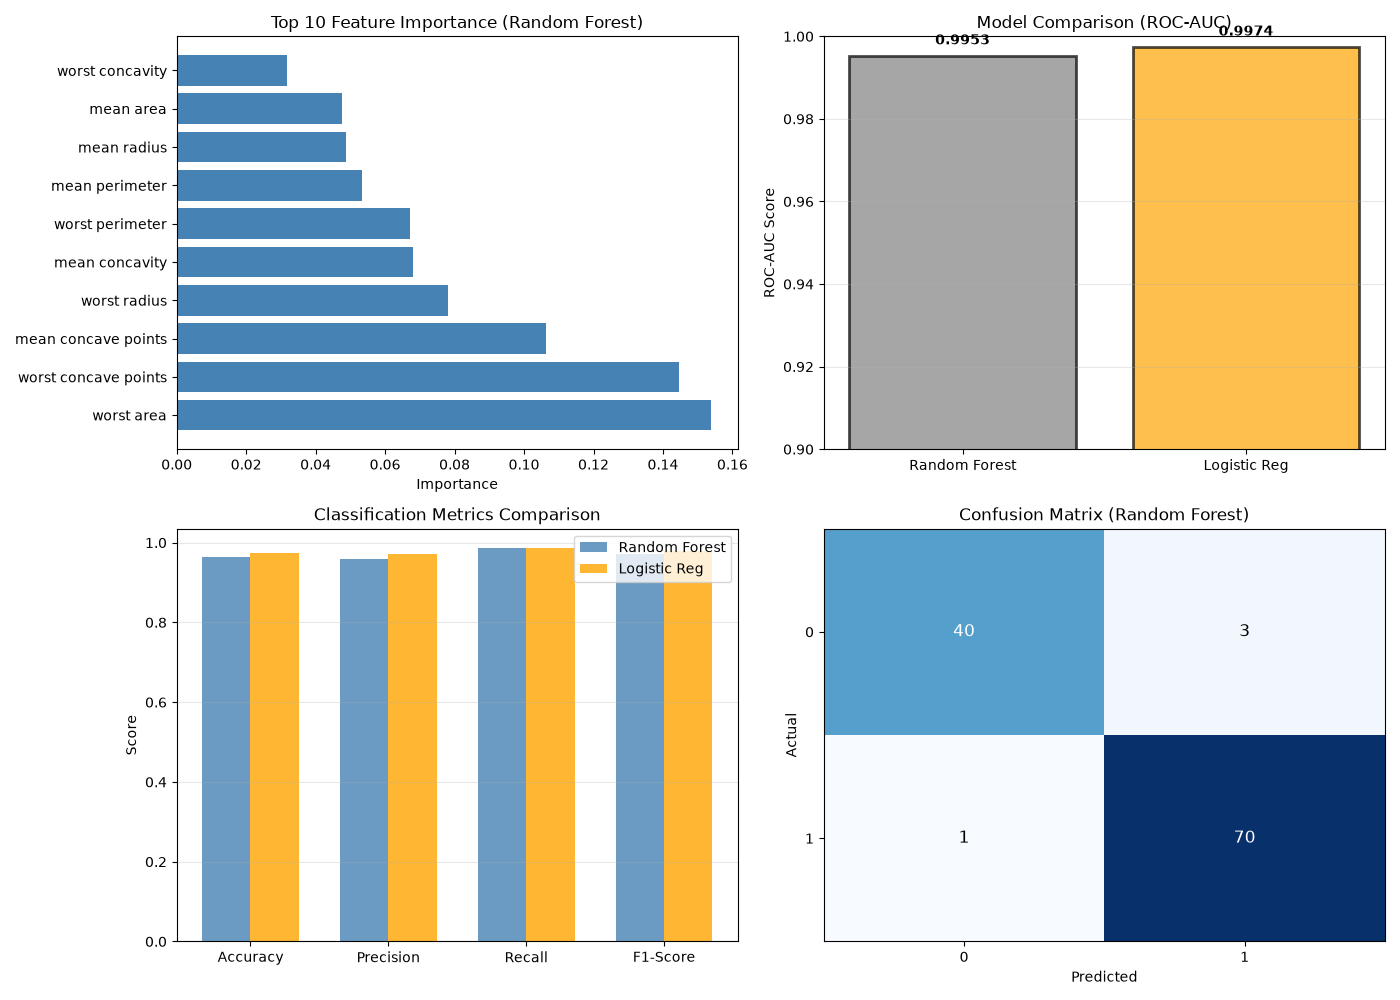

This chart was generated by the following Python code:
import numpy as np
import matplotlib.pyplot as plt
from sklearn.datasets import load_breast_cancer
from sklearn.model_selection import train_test_split
from sklearn.ensemble import RandomForestClassifier
from sklearn.linear_model import LogisticRegression as LR_sklearn
from sklearn.metrics import confusion_matrix, roc_auc_score, accuracy_score, precision_score, recall_score, f1_score

print("="*60)
print("WEEK 5 - ENSEMBLE METHODS: RANDOM FOREST")
print("="*60)

cancer = load_breast_cancer()
X = cancer.data
y = cancer.target

X = (X - X.mean(axis=0)) / X.std(axis=0)

print(f"\n1️⃣ DATASET:")
print(f"  Shape X: {X.shape} (30 features)")
print(f"  Malignant: {sum(y==0)}, Benign: {sum(y==1)}")

X_train, X_test, y_train, y_test = train_test_split(X, y, test_size=0.2, random_state=42)

print(f"\n2️⃣ TRAINING MODELLI...")

print(f"  Training Random Forest (100 alberi)...")
rf = RandomForestClassifier(n_estimators=100, random_state=42, max_depth=10)
rf.fit(X_train, y_train)

print(f"  Training Logistic Regression...")
lr = LR_sklearn(max_iter=10000, random_state=42)
lr.fit(X_train, y_train)

print(f"\n3️⃣ VALUTAZIONE:")

rf_pred = rf.predict(X_test)
rf_pred_proba = rf.predict_proba(X_test)[:, 1]
rf_auc = roc_auc_score(y_test, rf_pred_proba)
rf_acc = accuracy_score(y_test, rf_pred)
rf_prec = precision_score(y_test, rf_pred)
rf_rec = recall_score(y_test, rf_pred)
rf_f1 = f1_score(y_test, rf_pred)

lr_pred = lr.predict(X_test)
lr_pred_proba = lr.predict_proba(X_test)[:, 1]
lr_auc = roc_auc_score(y_test, lr_pred_proba)
lr_acc = accuracy_score(y_test, lr_pred)
lr_prec = precision_score(y_test, lr_pred)
lr_rec = recall_score(y_test, lr_pred)
lr_f1 = f1_score(y_test, lr_pred)

print(f"\n  RANDOM FOREST:")
print(f"    ROC-AUC: {rf_auc:.4f}")
print(f"    Accuracy: {rf_acc:.4f}")
print(f"    Precision: {rf_prec:.4f}")
print(f"    Recall: {rf_rec:.4f}")
print(f"    F1-Score: {rf_f1:.4f}")

print(f"\n  LOGISTIC REGRESSION:")
print(f"    ROC-AUC: {lr_auc:.4f}")
print(f"    Accuracy: {lr_acc:.4f}")
print(f"    Precision: {lr_prec:.4f}")
print(f"    Recall: {lr_rec:.4f}")
print(f"    F1-Score: {lr_f1:.4f}")

print(f"\n  VINCITORE: {'Random Forest' if rf_auc > lr_auc else 'Logistic Regression'} (+{abs(rf_auc-lr_auc):.4f} AUC)")

feature_importance = rf.feature_importances_
top_features_idx = np.argsort(feature_importance)[-10:]
top_features_names = [cancer.feature_names[i] for i in top_features_idx]
top_features_values = feature_importance[top_features_idx]

print(f"\n4️⃣ TOP 10 FEATURE IMPORTANCE:")
for name, value in zip(top_features_names, top_features_values):
    print(f"  {name}: {value:.4f}")

print(f"\n📊 CREANDO GRAFICI...")
fig, axes = plt.subplots(2, 2, figsize=(14, 10))

axes[0, 0].barh(range(len(top_features_names)), top_features_values, color='steelblue')
axes[0, 0].set_yticks(range(len(top_features_names)))
axes[0, 0].set_yticklabels(top_features_names)
axes[0, 0].set_xlabel('Importance')
axes[0, 0].set_title('Top 10 Feature Importance (Random Forest)')
axes[0, 0].invert_yaxis()

models = ['Random Forest', 'Logistic Reg']
scores = [rf_auc, lr_auc]
colors = ['green' if rf_auc > lr_auc else 'gray', 'orange' if lr_auc > rf_auc else 'gray']
axes[0, 1].bar(models, scores, color=colors, alpha=0.7, edgecolor='black', linewidth=2)
axes[0, 1].set_ylabel('ROC-AUC Score')
axes[0, 1].set_title('Model Comparison (ROC-AUC)')
axes[0, 1].set_ylim([0.9, 1.0])
for i, v in enumerate(scores):
    axes[0, 1].text(i, v + 0.002, f'{v:.4f}', ha='center', va='bottom', fontweight='bold')
axes[0, 1].grid(True, alpha=0.3, axis='y')

metrics = ['Accuracy', 'Precision', 'Recall', 'F1-Score']
rf_metrics = [rf_acc, rf_prec, rf_rec, rf_f1]
lr_metrics = [lr_acc, lr_prec, lr_rec, lr_f1]

x = np.arange(len(metrics))
width = 0.35

axes[1, 0].bar(x - width/2, rf_metrics, width, label='Random Forest', color='steelblue', alpha=0.8)
axes[1, 0].bar(x + width/2, lr_metrics, width, label='Logistic Reg', color='orange', alpha=0.8)
axes[1, 0].set_ylabel('Score')
axes[1, 0].set_title('Classification Metrics Comparison')
axes[1, 0].set_xticks(x)
axes[1, 0].set_xticklabels(metrics)
axes[1, 0].legend()
axes[1, 0].grid(True, alpha=0.3, axis='y')

cm_rf = confusion_matrix(y_test, rf_pred)
im = axes[1, 1].imshow(cm_rf, cmap='Blues', aspect='auto')
axes[1, 1].set_xlabel('Predicted')
axes[1, 1].set_ylabel('Actual')
axes[1, 1].set_title('Confusion Matrix (Random Forest)')
for i in range(2):
    for j in range(2):
        axes[1, 1].text(j, i, str(cm_rf[i, j]), ha='center', va='center', color='white' if cm_rf[i, j] > cm_rf.max()/2 else 'black', fontsize=12)
axes[1, 1].set_xticks([0, 1])
axes[1, 1].set_yticks([0, 1])

plt.tight_layout()
plt.savefig('week5_ensemble_methods.png', dpi=100)
print("✅ Grafici salvati come 'week5_ensemble_methods.png'")
plt.show()

print("\n" + "="*60)
print("ENSEMBLE METHODS COMPLETATA!")
print("MILESTONE: ADVANCED ML MODELS ✅")
print("="*60)
